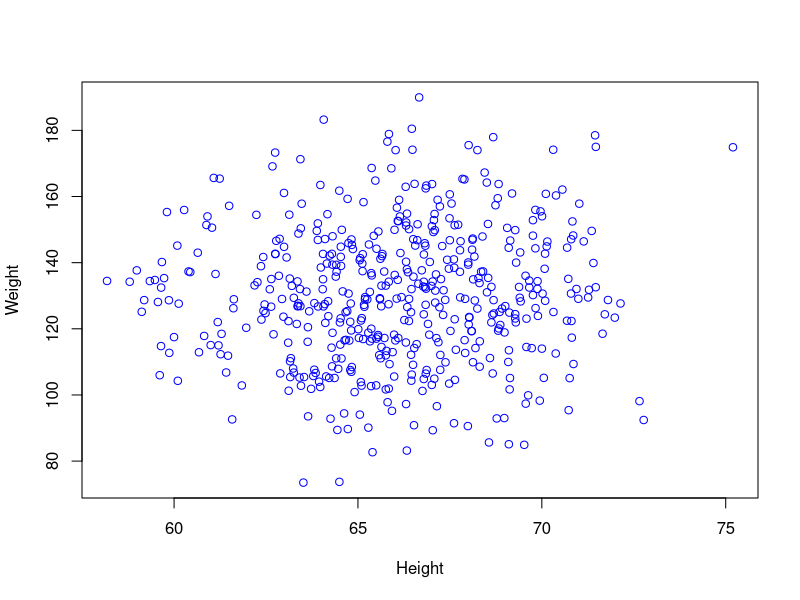
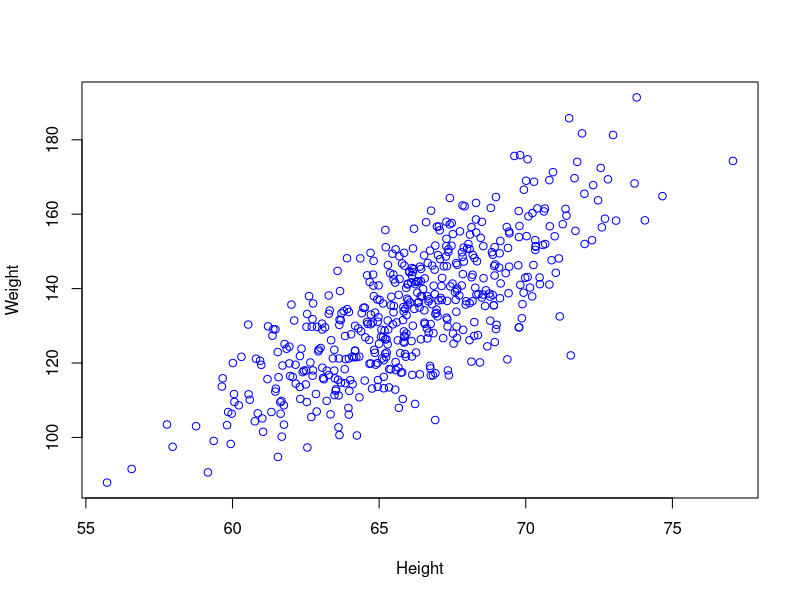

Write R code to recreate these figures, in order.
# Filename?
# Author?
# Date?

#----Text Etc.

#  "Body Mass Index" or "BMI"  concepts:

# Body mass index (BMI) is defined as an individual's body mass divided by the square of his or her height, 
# measured in kilograms/meters squared. A normal BMI ranges from 18.5 to 24.9. Overweight is defined as having 
# a BMI of 25 to 29.9. A BMI equal or greater than 30 is considered obese.

#  BMI = weight / height^2
#  BMI = kilograms / meters^2  
#  BMI = ( pounds / inches^2 ) * 703
#  "healthy BMI" = 18.5 - 24.9
#  "ideal.bmi" (not true) (18.5+24.9)/2 =21.7


#-----Constants

height.mean <- 66
height.sd   <-  3

weight.mean <- 130
weight.sd   <-  20


ideal.bmi <- 21.7
ideal.bmi.sd <- 1.8

N <- 10

#-----Functions


simHW.1 <- function(N){
  height <- rnorm(N,mean=height.mean,sd=height.sd)
  weight <- rnorm(N,mean=weight.mean,sd=weight.sd)
  as.data.frame(cbind(height,weight))
}


simHW.2 <- function(N){
  height <- rnorm(N,mean=height.mean,sd=height.sd)
  weight <- rnorm(N,ideal.bmi,ideal.bmi.sd) *  height^2  / 703 
  as.data.frame(cbind(height,weight))
}



height_weight_plot <- function(myCol="blue"){
  plot(sim.height,sim.weight,
       xlab="Height",
       ylab="Weight",
       col=myCol)
}


#-----Analysis and Display


simData <- simHW.1(500)

sim.height <- simData$height
sim.weight <- simData$weight

height_weight_plot()


simData <- simHW.2(500)

sim.height <- simData$height
sim.weight <- simData$weight

height_weight_plot()




# plot YOUR height and weight on top of this figure


# more than one way... 
# new
# points
# make it big and red...







# BMI.scriptYours
# -"clean up" this code
# suggest better documentation?
# suggest better naming conventions?
# build new function which includes:
#  hieght as an input parameter (since this varies by population group)
#  ideal BMI as an input paramter
#  other cool stuff?


